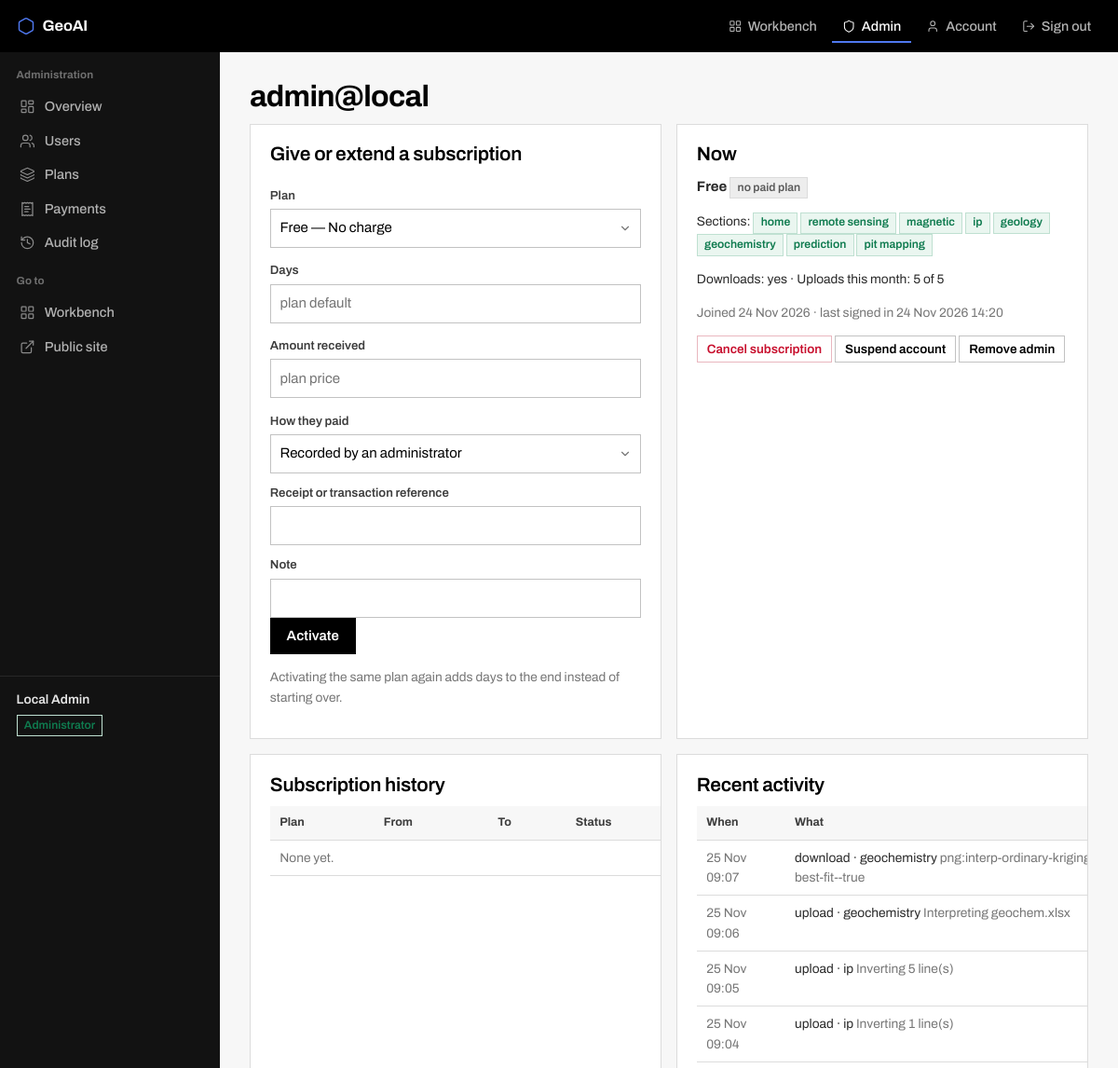
Before: /admin/users/1 (signed in, upper part) with the older database file.
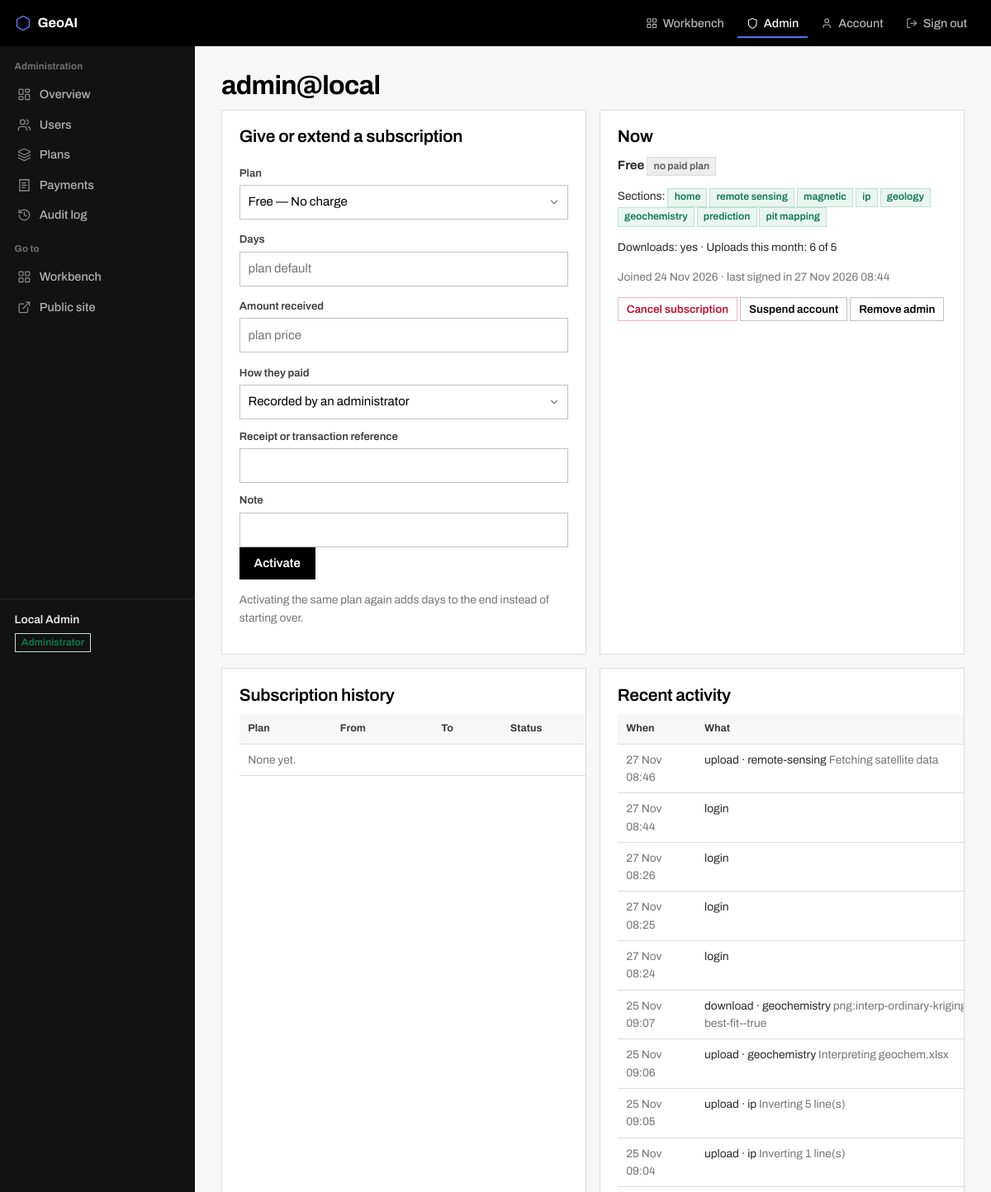
After: the same page with the newer database file.
### portal/models.py (models this page shows, shortened)
class User(UserMixin, db.Model):
    __tablename__ = "users"
    id = db.Column(db.Integer, primary_key=True)
    email = db.Column(db.String(190), unique=True, nullable=False, index=True)
    name = db.Column(db.String(120), nullable=False, default="")
    organisation = db.Column(db.String(160), nullable=False, default="")
    phone = db.Column(db.String(40), nullable=False, default="")
    password_hash = db.Column(db.String(255), nullable=False)
    is_admin = db.Column(db.Boolean, nullable=False, default=False)
    is_active_account = db.Column(db.Boolean, nullable=False, default=True)
    created_at = db.Column(db.DateTime, nullable=False, default=now)
    last_login = db.Column(db.DateTime)
    subscriptions = db.relationship("Subscription", back_populates="user", cascade="all, delete-orphan",
                                    order_by="Subscription.id.desc()")
    payments = db.relationship("Payment", back_populates="user", cascade="all, delete-orphan")
    @property
    def is_active(self):
        return self.is_active_account
    @property
    def subscription(self):
        for s in self.subscriptions:
            if s.is_live:
                return s
        return None
    @property
    def plan(self):
        s = self.subscription
        return s.plan if s else Plan.query.filter_by(code="free").first()
    @property
    def plan_name(self):
        p = self.plan
        return p.name if p else "No plan"
    def allowed_sections(self):
        if self.is_admin:
            return list(SECTIONS)
        p = self.plan
        return p.section_list if p else list(FREE_SECTIONS)
    def may_download(self):
        p = self.plan
        return bool(self.is_admin or (p and p.can_download))
    def uploads_this_month(self):
        start = now().replace(day=1, hour=0, minute=0, second=0, microsecond=0)
        return db.session.query(func.count(UsageEvent.id)).filter(
            UsageEvent.user_id == self.id, UsageEvent.kind == "upload",
            UsageEvent.at >= start).scalar() or 0
    def upload_allowance(self):
        p = self.plan
        limit = p.max_uploads_per_month if p and p.max_uploads_per_month else None
        return self.uploads_this_month(), limit

class Plan(db.Model):
    __tablename__ = "plans"
    id = db.Column(db.Integer, primary_key=True)
    code = db.Column(db.String(32), unique=True, nullable=False)        # free, basic, pro
    name = db.Column(db.String(80), nullable=False)
    price = db.Column(db.Float, nullable=False, default=0.0)
    currency = db.Column(db.String(8), nullable=False, default="TZS")
    period_days = db.Column(db.Integer, nullable=False, default=30)
    sections = db.Column(db.Text, nullable=False, default="")           # comma-separated keys of SECTIONS
    can_download = db.Column(db.Boolean, nullable=False, default=False)
    max_uploads_per_month = db.Column(db.Integer, nullable=False, default=0)   # 0 = no limit
    seats = db.Column(db.Integer, nullable=False, default=1)
    is_public = db.Column(db.Boolean, nullable=False, default=True)     # shown on the pricing page
    sort = db.Column(db.Integer, nullable=False, default=0)
    @property
    def price_label(self):
        if self.price <= 0:
            return "No charge"
        per = {30: "month", 31: "month", 90: "quarter", 365: "year"}.get(self.period_days,
                                                                         f"{self.period_days} days")
        return f"{self.currency} {self.price:,.0f} / {per}"

class UsageEvent(db.Model):
    __tablename__ = "usage"
    id = db.Column(db.Integer, primary_key=True)
    user_id = db.Column(db.Integer, db.ForeignKey("users.id"), index=True)
    kind = db.Column(db.String(32), nullable=False)                       # login, upload, run, download
    section = db.Column(db.String(40), nullable=False, default="")
    detail = db.Column(db.String(255), nullable=False, default="")
    at = db.Column(db.DateTime, nullable=False, default=now, index=True)

### portal/admin.py (the view)
@bp.route("/users/<int:uid>")
@admin_only
def user_detail(uid):
    u = db.session.get(User, uid) or abort(404)
    used, limit = u.upload_allowance()
    return render_template("admin/user.html", u=u, plans=Plan.query.order_by(Plan.sort).all(),
                           used=used, limit=limit, providers=PROVIDERS,
                           events=UsageEvent.query.filter_by(user_id=uid)
                           .order_by(UsageEvent.at.desc()).limit(25).all())

### portal/templates/admin/user.html
{% set page_title = "User" %}
{% extends "admin/layout.html" %}
{% block main %}
<h1>{{ u.email }}</h1>
<div class="grid g2">
  <div class="card">
    <h2 style="margin-top:0">Give or extend a subscription</h2>
    <form method="post" action="{{ url_for('admin.activate_user', uid=u.id) }}">
      <div class="grid g2" style="gap:.2rem 1rem">
        <div><label for="plan">Plan</label><select id="plan" name="plan">
          {% for p in plans %}<option value="{{ p.code }}">{{ p.name }} — {{ p.price_label }}</option>{% endfor %}
        </select></div>
        <div><label for="days">Days</label><input id="days" name="days" type="number" min="1" placeholder="plan default"></div>
        <div><label for="amount">Amount received</label><input id="amount" name="amount" type="number" step="any" placeholder="plan price"></div>
        <div><label for="method">How they paid</label><select id="method" name="method">
          {% for k, v in providers.items() %}<option value="{{ k }}">{{ v }}</option>{% endfor %}</select></div>
      </div>
      <label for="reference">Receipt or transaction reference</label><input id="reference" name="reference">
      <label for="note">Note</label><input id="note" name="note">
      <p><button class="btn" type="submit">Activate</button></p>
    </form>
    <p class="small muted">Activating the same plan again adds days to the end instead of starting over.</p>
  </div>
  <div class="card">
    <h2 style="margin-top:0">Now</h2>
    {% set s = u.subscription %}
    <p><b>{{ u.plan_name }}</b>
      {% if s %}<span class="tag ok">active</span> until {{ s.ends_at.strftime('%d %b %Y') }}
        ({{ s.days_left }} days){% else %}<span class="tag no">no paid plan</span>{% endif %}</p>
    <p class="small">Sections: {% for k in u.allowed_sections() %}<span class="tag ok">{{ k.replace('-',' ') }}</span> {% endfor %}</p>
    <p class="small">Downloads: {{ 'yes' if u.may_download() else 'no' }} ·
       Uploads this month: {{ used }}{% if limit %} of {{ limit }}{% endif %}</p>
    <p class="small muted">Joined {{ u.created_at.strftime('%d %b %Y') }} ·
       last signed in {{ u.last_login.strftime('%d %b %Y %H:%M') if u.last_login else 'never' }}
       {% if u.phone %}· {{ u.phone }}{% endif %}</p>
    <form method="post" action="{{ url_for('admin.cancel', uid=u.id) }}" style="display:inline">
      <button class="btn sm danger" type="submit" {{ 'disabled' if not s }}>Cancel subscription</button></form>
    <form method="post" action="{{ url_for('admin.suspend', uid=u.id) }}" style="display:inline">
      <button class="btn sm sec" type="submit">{{ 'Restore account' if not u.is_active_account else 'Suspend account' }}</button></form>
    <form method="post" action="{{ url_for('admin.toggle_admin', uid=u.id) }}" style="display:inline">
      <button class="btn sm sec" type="submit">{{ 'Remove admin' if u.is_admin else 'Make admin' }}</button></form>
  </div>
</div>
<div class="grid g2">
  <div class="card"><h2 style="margin-top:0">Subscription history</h2>
    <table><tr><th>Plan</th><th>From</th><th>To</th><th>Status</th><th>By</th></tr>
    {% for s in u.subscriptions %}<tr><td>{{ s.plan.name }}</td>
      <td class="small">{{ s.started_at.strftime('%d %b %Y') }}</td>
      <td class="small">{{ s.ends_at.strftime('%d %b %Y') }}</td>
      <td><span class="tag {{ 'ok' if s.is_live else 'no' }}">{{ 'live' if s.is_live else s.status }}</span></td>
      <td class="small muted">{{ s.created_by }}</td></tr>
    {% else %}<tr><td colspan="5" class="muted small">None yet.</td></tr>{% endfor %}</table>
  </div>
  <div class="card"><h2 style="margin-top:0">Recent activity</h2>
    <table><tr><th>When</th><th>What</th></tr>
    {% for e in events %}<tr><td class="small muted">{{ e.at.strftime('%d %b %H:%M') }}</td>
      <td class="small">{{ e.kind }}{% if e.section %} · {{ e.section }}{% endif %} <span class="muted">{{ e.detail }}</span></td></tr>
    {% else %}<tr><td colspan="2" class="muted small">Nothing yet.</td></tr>{% endfor %}</table>
  </div>
</div>
{% endblock %}

### portal/templates/admin/layout.html (shortened to what this page needs)
{% extends "console.html" %}
{% block head %}<link rel="stylesheet" href="{{ url_for('static', filename='app.css') }}">{% endblock %}
{% block rail %}
<div class="rail-group">Administration</div>
<nav class="rail-nav">
  {% for ep, ic, label in [
      ('admin.dashboard', 'home',     'Overview'),
      ('admin.users',     'users',    'Users'),
      ('admin.plans',     'layers',   'Plans'),
      ('admin.payments',  'receipt',  'Payments'),
      ('admin.audit_log', 'history',  'Audit log')] %}
    <a href="{{ url_for(ep) }}" class="{{ 'on' if request.endpoint == ep }}">
      {{ icon(ic) }}<span class="tx">{{ label }}</span></a>
  {% endfor %}
</nav>
<div class="rail-group">Go to</div>
<nav class="rail-nav">
  <a href="{{ url_for('app.home') }}">{{ icon('grid') }}<span class="tx">Workbench</span></a>
  <a href="{{ url_for('public.index') }}">{{ icon('external') }}<span class="tx">Public site</span></a>
</nav>
{% endblock %}

### portal/templates/console.html (shortened to what this page needs)
{% extends "base.html" %}
{% block page %}
<div class="console">
  <aside class="rail" id="rail">
    {% block rail %}{% endblock %}
    <div class="rail-foot">
      <span class="who">{{ current_user.name or current_user.email }}</span>
      {% if current_user.is_admin %}
        <span class="tag ok">Administrator</span>
      {% endif %}
    </div>
  </aside>
  <main class="work">
    {% block main %}{% endblock %}
  </main>
</div>
{% endblock %}

### portal/templates/base.html (shortened to what this page needs)
<!doctype html>
<html lang="en"><head>
<link rel="stylesheet" href="{{ url_for('static', filename='style.css') }}">
{% block head %}{% endblock %}
</head><body>
<header class="top">
  <a class="brand" href="{{ url_for('public.index') }}">{{ icon('logo') }} {{ BRAND }}</a>
  <nav>
    {% if current_user.is_authenticated %}
      <a href="{{ url_for('app.home') }}" class="{{ 'on' if request.blueprint == 'app' }}">
        {{ icon('grid', 'sm') }} <span class="hide-sm">Workbench</span></a>
      {% if current_user.is_admin %}
        <a href="{{ url_for('admin.dashboard') }}" class="{{ 'on' if request.blueprint == 'admin' }}">
          {{ icon('shield', 'sm') }} <span class="hide-sm">Admin</span></a>
      {% endif %}
      <a href="{{ url_for('auth.account') }}" class="{{ 'on' if request.endpoint == 'auth.account' }}">
        {{ icon('user', 'sm') }} <span class="hide-sm">Account</span></a>
      <a href="{{ url_for('auth.logout') }}">{{ icon('logout', 'sm') }} <span class="hide-sm">Sign out</span></a>
    {% else %}
      <a href="{{ url_for('billing.pricing') }}">Pricing</a>
      <a href="{{ url_for('auth.login') }}">Sign in</a>
      <a class="cta" href="{{ url_for('auth.register') }}">Create account</a>
    {% endif %}
  </nav>
</header>
{% block page %}{% endblock %}
</body></html>

Changed rows visible on the page:
changed User "admin@local": last_login "24 Nov 2026 14:20" → "27 Nov 2026 08:44"
added UsageEvent: at "27 Nov 08:46", kind "upload", section "remote-sensing", detail "Fetching satellite data"
added UsageEvent: at "27 Nov 08:44", kind "login"
added UsageEvent: at "27 Nov 08:26", kind "login"
added UsageEvent: at "27 Nov 08:25", kind "login"
added UsageEvent: at "27 Nov 08:24", kind "login"
Other visible differences:
{{ used }}: "5" → "6"
